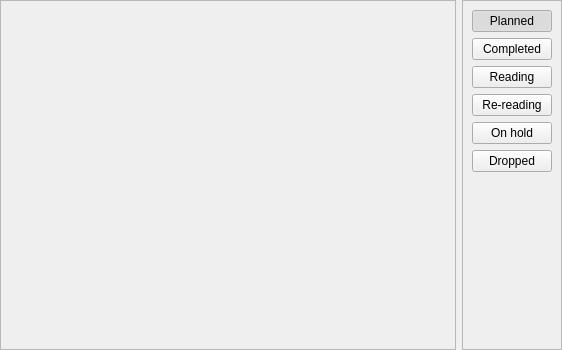
<?xml version="1.0" encoding="UTF-8"?>
<ui version="4.0">
 <class>Form</class>
 <widget class="QWidget" name="Form">
  <property name="geometry">
   <rect>
    <x>0</x>
    <y>0</y>
    <width>562</width>
    <height>350</height>
   </rect>
  </property>
  <property name="locale">
   <locale language="English" country="UnitedStates"/>
  </property>
  <layout class="QHBoxLayout" name="horizontalLayout">
   <property name="leftMargin">
    <number>0</number>
   </property>
   <property name="topMargin">
    <number>0</number>
   </property>
   <property name="rightMargin">
    <number>0</number>
   </property>
   <property name="bottomMargin">
    <number>0</number>
   </property>
   <item>
    <widget class="QFrame" name="items_frame">
     <property name="sizePolicy">
      <sizepolicy hsizetype="Expanding" vsizetype="Expanding">
       <horstretch>0</horstretch>
       <verstretch>0</verstretch>
      </sizepolicy>
     </property>
     <property name="frameShape">
      <enum>QFrame::StyledPanel</enum>
     </property>
     <property name="frameShadow">
      <enum>QFrame::Raised</enum>
     </property>
     <layout class="QVBoxLayout" name="items_layout"/>
    </widget>
   </item>
   <item>
    <widget class="QFrame" name="lists_frame">
     <property name="styleSheet">
      <string notr="true"/>
     </property>
     <property name="frameShape">
      <enum>QFrame::StyledPanel</enum>
     </property>
     <property name="frameShadow">
      <enum>QFrame::Raised</enum>
     </property>
     <layout class="QVBoxLayout" name="check_button_layout">
      <item>
       <widget class="QPushButton" name="planned_btn">
        <property name="cursor">
         <cursorShape>PointingHandCursor</cursorShape>
        </property>
        <property name="text">
         <string>Planned</string>
        </property>
        <property name="checkable">
         <bool>true</bool>
        </property>
        <property name="checked">
         <bool>true</bool>
        </property>
        <property name="autoExclusive">
         <bool>true</bool>
        </property>
       </widget>
      </item>
      <item>
       <widget class="QPushButton" name="completed_btn">
        <property name="cursor">
         <cursorShape>PointingHandCursor</cursorShape>
        </property>
        <property name="text">
         <string>Completed</string>
        </property>
        <property name="checkable">
         <bool>true</bool>
        </property>
        <property name="autoExclusive">
         <bool>true</bool>
        </property>
       </widget>
      </item>
      <item>
       <widget class="QPushButton" name="reading_btn">
        <property name="cursor">
         <cursorShape>PointingHandCursor</cursorShape>
        </property>
        <property name="text">
         <string>Reading</string>
        </property>
        <property name="checkable">
         <bool>true</bool>
        </property>
        <property name="autoExclusive">
         <bool>true</bool>
        </property>
       </widget>
      </item>
      <item>
       <widget class="QPushButton" name="re_reading_btn">
        <property name="cursor">
         <cursorShape>PointingHandCursor</cursorShape>
        </property>
        <property name="text">
         <string>Re-reading</string>
        </property>
        <property name="checkable">
         <bool>true</bool>
        </property>
        <property name="autoExclusive">
         <bool>true</bool>
        </property>
       </widget>
      </item>
      <item>
       <widget class="QPushButton" name="on_hold_btn">
        <property name="cursor">
         <cursorShape>PointingHandCursor</cursorShape>
        </property>
        <property name="text">
         <string>On hold</string>
        </property>
        <property name="checkable">
         <bool>true</bool>
        </property>
        <property name="autoExclusive">
         <bool>true</bool>
        </property>
       </widget>
      </item>
      <item>
       <widget class="QPushButton" name="dropped_btn">
        <property name="cursor">
         <cursorShape>PointingHandCursor</cursorShape>
        </property>
        <property name="text">
         <string>Dropped</string>
        </property>
        <property name="checkable">
         <bool>true</bool>
        </property>
        <property name="autoExclusive">
         <bool>true</bool>
        </property>
       </widget>
      </item>
      <item>
       <spacer name="verticalSpacer">
        <property name="orientation">
         <enum>Qt::Vertical</enum>
        </property>
        <property name="sizeHint" stdset="0">
         <size>
          <width>20</width>
          <height>40</height>
         </size>
        </property>
       </spacer>
      </item>
     </layout>
    </widget>
   </item>
  </layout>
 </widget>
 <resources/>
 <connections/>
</ui>
